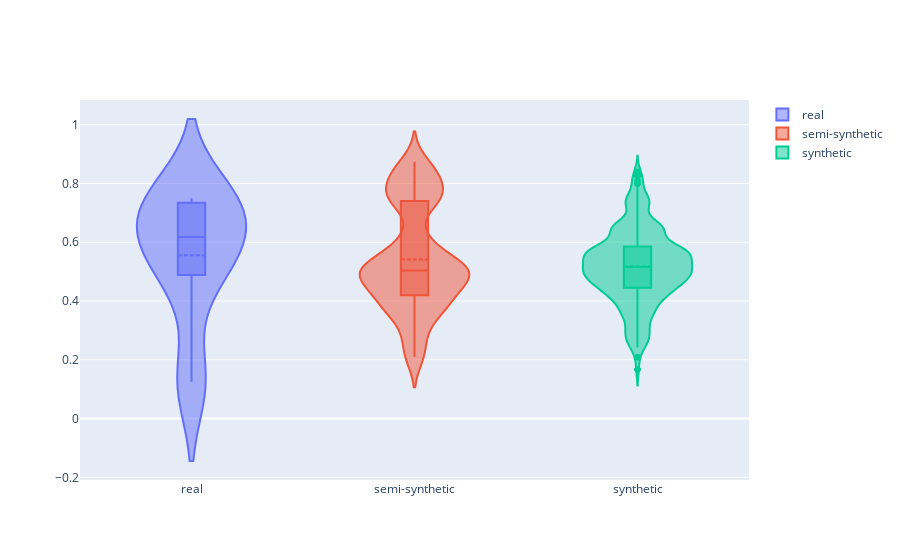

This figure's notebook cell:
### Code cell
types = ['real', 'semi-synthetic', 'synthetic']
fig = go.Figure()
for typ in types:
    fig.add_trace(go.Violin(x=df['type'][df['type'] == typ],
                            y=df['varsortability'][df['type'] == typ],
                            name=typ,
                            box_visible=True,
                            meanline_visible=True))
fig.show()
fig.write_html("graph_interactive/datasets_type_violin.html")

### Figure 1 — Plotly figure (JSON) as saved in the notebook; plotly's stock layout.template omitted (floating-point values rounded to 4 significant figures; data arrays with more than 128 entries replaced by an {"elided": "..."} marker saying what was removed)
{"data": [{"box": {"visible": true}, "meanline": {"visible": true}, "name": "real", "type": "violin", "x": ["real", "real", "real", "real", "real", "real"], "y": [0.75, 0.4889, 0.125, 0.7344, 0.5852, 0.65]}, {"box": {"visible": true}, "meanline": {"visible": true}, "name": "semi-synthetic", "type": "violin", "x": {"elided": "664 str values"}, "y": {"elided": "664 float values"}}, {"box": {"visible": true}, "meanline": {"visible": true}, "name": "synthetic", "type": "violin", "x": {"elided": "1124 str values"}, "y": {"elided": "1124 float values"}}], "layout": {}}
